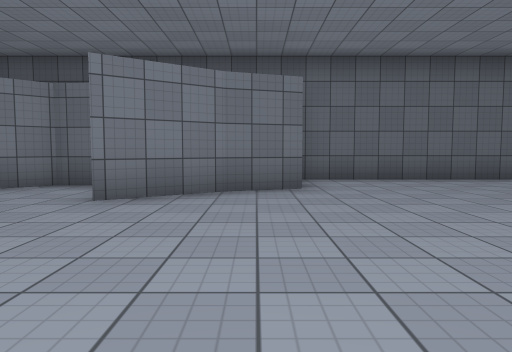
[1] (above)

17 first-person views from a walk through a Unity game level. The camera is 1.2 m above the floor, tilts 4° down and sees 70° across. The floor is counted in squares, 2 m on a side. Each view is taken from the middle of a square. On the plan, view 1 faces up. The plan holds only what a view shows up to about 10 squares ahead; the rest is blank. The place goes on beyond the plan. Surface patterns are stand-ins for the level's own textures.

[2]
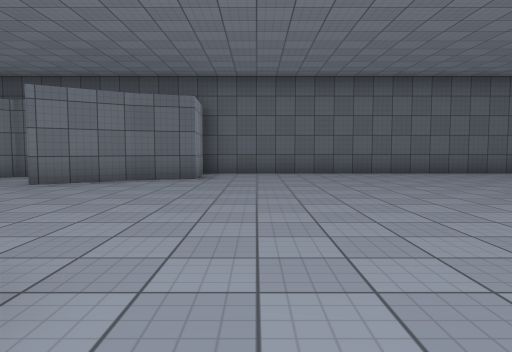

[3]
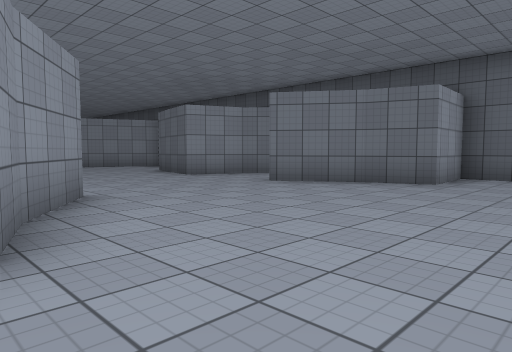

[4]
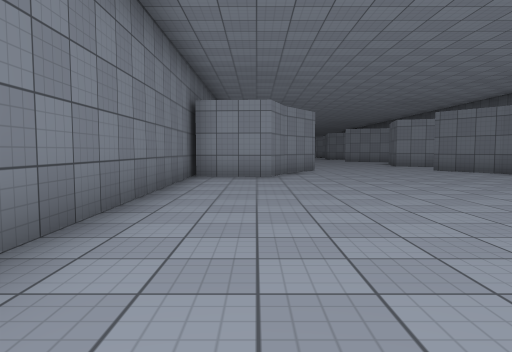

[5]
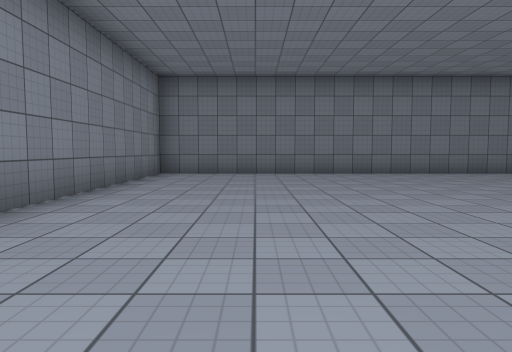

[6]
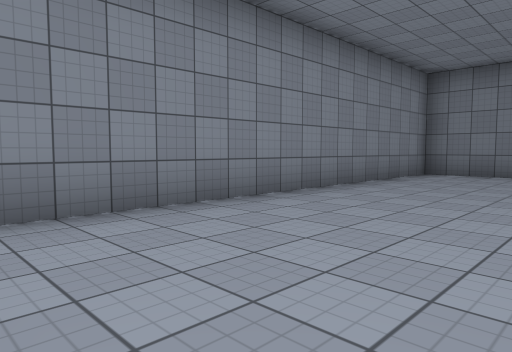

[7]
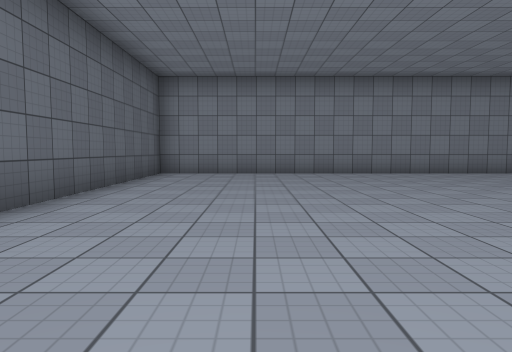

[8]
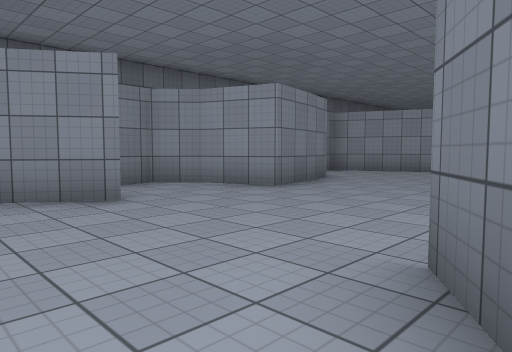

[9]
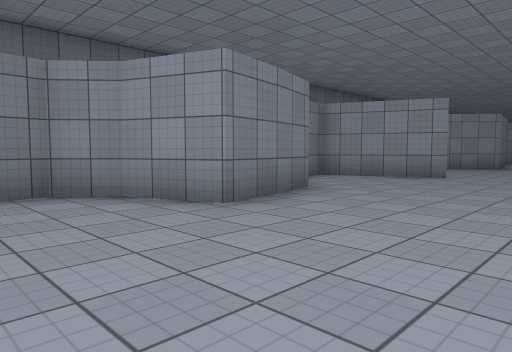

[10]
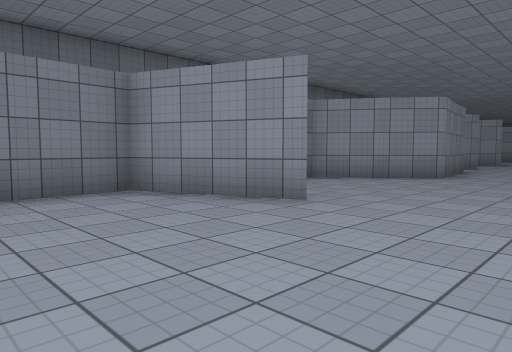

[11]
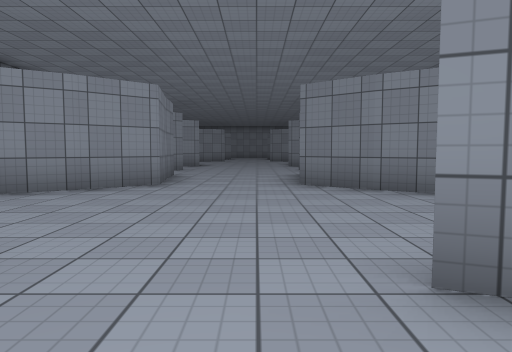

[12]
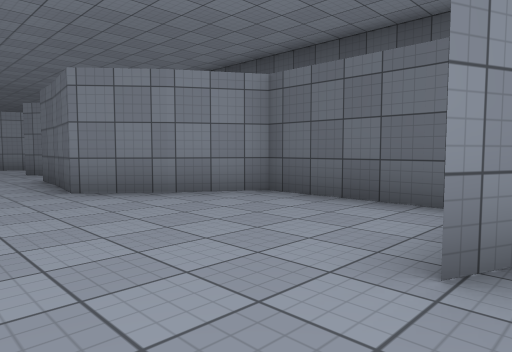

[13]
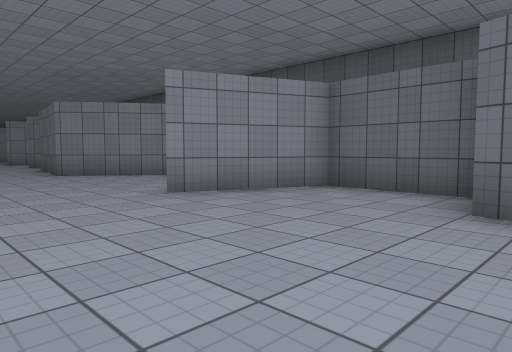

[14]
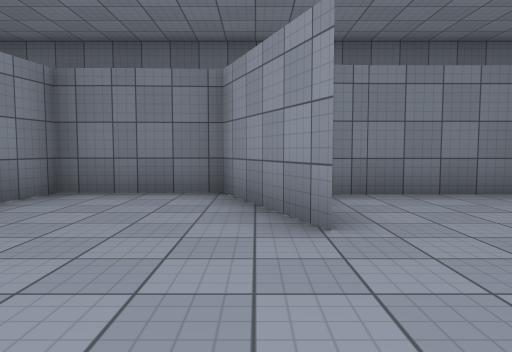

[15]
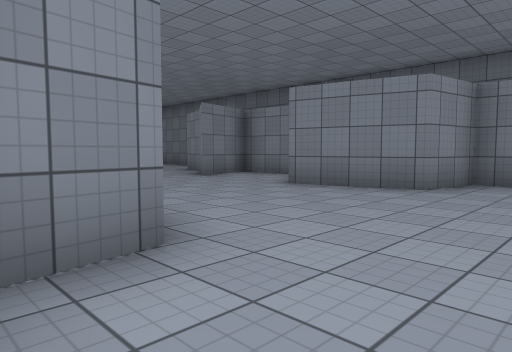

[16]
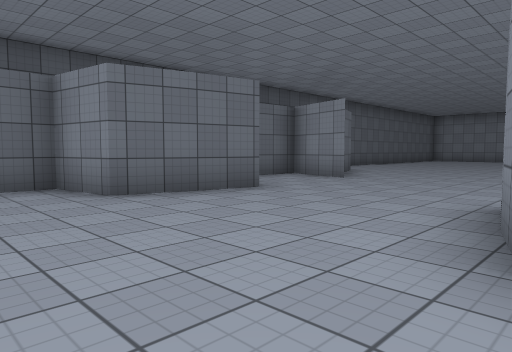

[17]
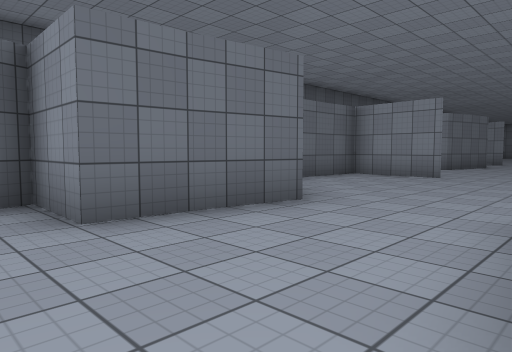

### Floor plan
Points are (right, up) in squares from view 1. A wall is a line through its corners. A room is listed if a view was taken in it or the views show most of it. See-through windows are left out.
Room 1 (views 1, 2, 3, 4, 5, 6, 7, 8, 9, 10, 11, 12, 13, 14, 15, 16)
walls: (-0.4, 5.4) (-1.9, 4.3) (-1.5, 6.1) (-3.4, 6.3) (-4.1, 5.6) (-4.7, 4.1) (-7, 4.8) (-7.2, 6) (-8.1, 6); (-0.5, -0.2) (0.7, -0.6) (0.6, -2.5); (-1.6, -0.8) (-2, 0.8) (-0.4, -0.3); (-0.1, -2.5) (12.5, -2.5) (12.5, 7.5) (0.6, 7.5) (0.7, 5.7) (-0.6, 5.3); (-8, 6.2) (-9.5, 6.3) (-10.6, 3.8); (-10.6, 1.3) (-9.5, -1.2) (-7.2, -1.1) (-6.9, 0.4) (-4.7, 0.8) (-4.1, -0.6) (-3.4, -1.2) (-1.9, -1.1)
ways out: opening at (-11, 2.5) to room 2
Room 2 (view 17)
walls: (-14.5, 4.9) (-15.3, 3.9) (-17.9, 4.1) (-17.9, 5.6) (-18.3, 5.5); (-14.6, 0.3) (-13.8, -1) (-11, -1); (-17.9, 0.9) (-15.4, 1.3) (-14.5, 0.2); (-10.6, 3.8) (-10.4, 6) (-13.8, 6) (-14.6, 4.8)
ways out: opening at (-11, 2.5) to room 1

Where each view was taken, in squares from view 1:
view 1: 0 up, 0 right, facing up
view 2: 2 down, 2 right, facing up
view 3: 1 down, 3 right, facing up-left
view 4: 1 down, 9 right, facing left
view 5: 7 up, 10 right, facing down
view 6: 7 up, 9 right, facing down-right
view 7: 5 up, 3 right, facing right
view 8: 5 up, 0 right, facing down-left
view 9: 4 up, 2 left, facing down-left
view 10: 4 up, 7 left, facing down-left
view 11: 3 up, 9 left, facing left
view 12: 2 up, 10 left, facing up-left
view 13: 1 up, 6 left, facing up-left
view 14: 4 up, 10 left, facing down
view 15: 6 up, 9 left, facing down-right
view 16: 0 up, 9 left, facing up-right
view 17: 1 up, 19 left, facing up-right
